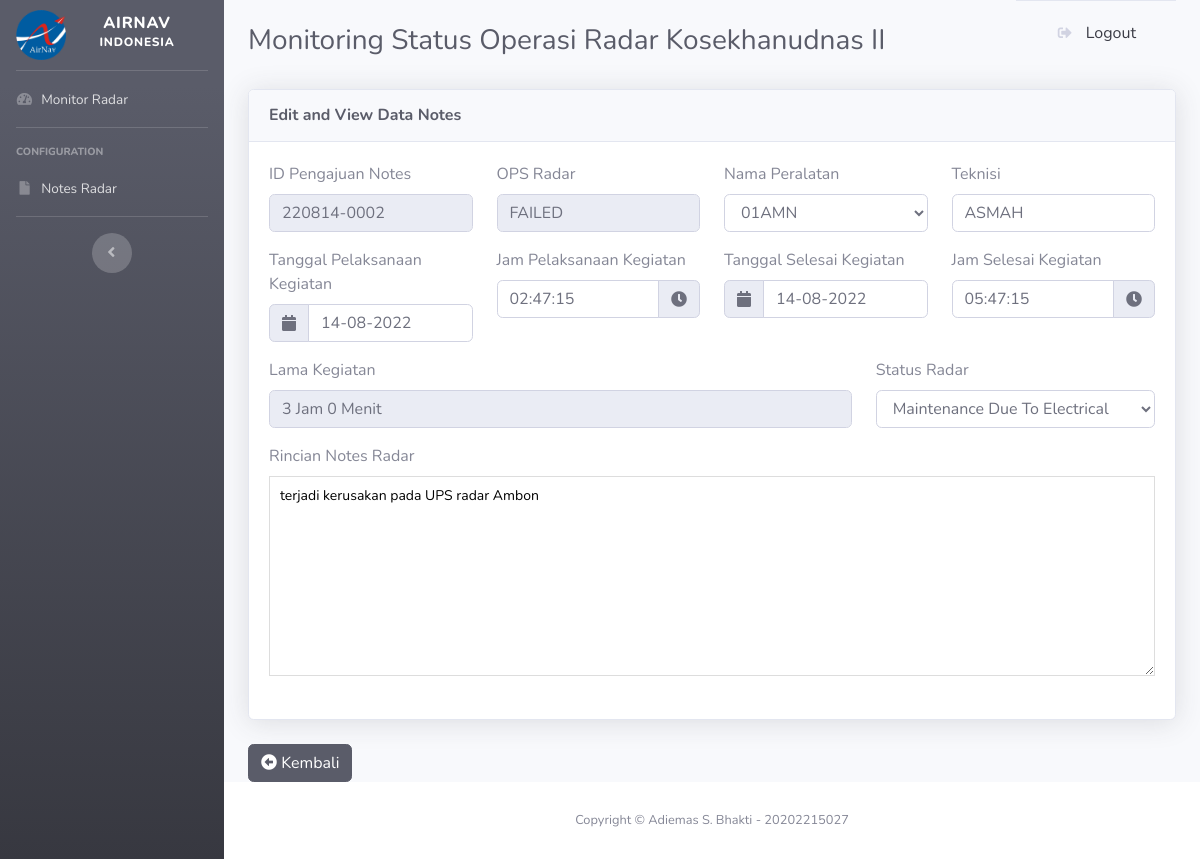
The app's page /user/edit.notes.php?id=220814-0002 (signed in) with its own data.
### tables this page shows
CREATE TABLE `notes` (
  `id` varchar(20) NOT NULL,
  `nama_radar` varchar(50) NOT NULL,
  `tgl_r` varchar(50) NOT NULL,
  `jam_r` varchar(50) NOT NULL,
  `tgl_n` varchar(50) NOT NULL,
  `jam_n` varchar(50) NOT NULL,
  `durasi` varchar(50) NOT NULL,
  `cat` longtext NOT NULL,
  `status` varchar(50) NOT NULL,
  `teknisi` varchar(50) NOT NULL,
  `penyebab` varchar(70) NOT NULL,
  `tanggal` varchar(25) NOT NULL,
  `bul` varchar(25) NOT NULL,
  `tahun` varchar(25) NOT NULL
);

### user/edit.notes.php (the view, shortened to what this page needs)
<!DOCTYPE html>
<html lang="en">
<head>
    <link href="vendor/fontawesome-free/css/all.min.css" rel="stylesheet" type="text/css">
    <link href="css/sb-admin-2.min.css" rel="stylesheet">
    <link href="vendor/datatables/dataTables.bootstrap4.min.css" rel="stylesheet">
    <link rel="stylesheet" href="https://cdn.rawgit.com/openlayers/openlayers.github.io/master/en/v5.3.0/css/ol.css" type="text/css">
		<link href="css/datepicker/datepicker.css" rel="stylesheet"/>
        <link href="css/timepicker/bootstrap-timepicker.min.css" rel="stylesheet"/>
</head>
<body id="page-top">
    <div id="wrapper">
        <ul class="navbar-nav bg-gradient-dark sidebar sidebar-dark accordion" id="accordionSidebar">
            <a class="sidebar-brand d-flex align-items-center justify-content-center" href="admin.php">
                <div class="sidebar-brand-icon">
                    <img src="img/airnav3.png" style="width: 50px;">
                </div>
                <div class="sidebar-brand-text mx-3">Airnav <sup>Indonesia</sup></div>
            </a>
            <hr class="sidebar-divider my-0">
            <li class="nav-item">
                <a class="nav-link" href="managerial.php">
                    <i class="fas fa-fw fa-tachometer-alt"></i>
                    <span>Monitor Radar</span></a>
            </li>
            <hr class="sidebar-divider">
            <div class="sidebar-heading">
                Configuration
            </div>
            <li class="nav-item">
                <a class="nav-link" href="notes_radar.php">
                    <i class="fas fa-fw fa-file"></i>
                    <span>Notes Radar</span></a>
            </li>
            <hr class="sidebar-divider d-none d-md-block">
            <div class="text-center d-none d-md-inline">
                <button class="rounded-circle border-0" id="sidebarToggle"></button>
            </div>
        </ul>
<div id="content-wrapper" class="d-flex flex-column">
    <div id="content">
                <div class="container-fluid">
                <div class="d-sm-flex align-items-center justify-content-between mb-4">
                        <h1 class="h3 mb-0 text-gray-800" style="margin-top: 1rem;">Monitoring Status Operasi Radar Kosekhanudnas II</h1>
                        <div class="modal-footer">
                        <button class="dropdown-item"  data-toggle="modal" data-target="#logoutModal">
                                    <i class="fas fa-sign-out-alt fa-sm fa-fw mr-2 text-gray-400"></i>
                                    Logout
                                </button>
                        </div>
                    </div>
                <?php
                $id = $_GET['id'];
                $qry_logbook=mysql_query("select * from notes where id='$id'");
                $dt_logbook=mysql_fetch_array($qry_logbook);
                $nama_radar=$dt_logbook[1];
                $tgl_r=$dt_logbook[2];
                $jam_r=$dt_logbook[3];
                $tgl_n=$dt_logbook[4];
                $jam_n=$dt_logbook[5];
                $durasi=$dt_logbook[6];
                $cat=$dt_logbook[7];
                $status=$dt_logbook[8];
                $teknisi=$dt_logbook[9];
                $penyebab=$dt_logbook[10];
                ?>
                    <form action="perbarui.notes.php" name="form1" method="post" enctype="multipart/form-data" onmousemove="move(event)">
                        <div class="row">
                            <div class="col-lg-12">
                                <div class="card shadow mb-4">
                                    <div class="card-header py-3">
                                        <h6 class="m-0 font-weight-bold text-dark">Edit and View Data Notes</h6>
                                    </div>
                                    <div class="card-body">
                                        <div class="row">
                                            <div class="col-lg-3">
                                                <div class="form-group">
                                                    <label>ID Pengajuan Notes</label>
                                                    <input type="text" class="form-control" name="id" value="<?php echo $id?>" readonly>
                                                </div>
                                            </div>
                                            <div class="col-lg-3">
                                                <div class="form-group">
                                                    <label>OPS Radar</label>
                                                    <input type="text" class="form-control" name="status" value="<?php echo $status?>" readonly>
                                                </div>
                                            </div>
                                            <div class="col-lg-3">
                                                <div class="form-group">
                                                    <label>Nama Peralatan</label>
                                                        <select name="nama_radar" class="form-control" required>
                                                            <?php
                                                            $query_alat="SELECT * FROM data_radar";
                                                            $sql_alat=mysql_query($query_alat);
                                                            while ($data_alat=mysql_fetch_array($sql_alat)) {
                                                                if ($nama_radar==$data_alat['Name']) {
                                                                $select="selected";
                                                                }else{
                                                                $select="";
                                                                }
                                                                echo "<option $select>".$data_alat['Name']."</option>";
                                                            }
                                                            ?>
                                                        </select>
                                                </div>
                                            </div>
                                            <div class="col-lg-3">
                                                <div class="form-group">
                                                    <label>Teknisi</label>
                                                    <input type="text" class="form-control" name="teknisi" value="<?php echo $teknisi?>" />
                                                </div>
                                            </div>
                                        </div>
                                        <div class="row">
                                            <div class="col-md-3">
                                                <div class="form-group">
                                                    <label id="pp1">Tanggal Pelaksanaan Kegiatan</label>
                                                        <div class="input-group">
                                                            <div class="input-group-prepend">
                                                            <span class="input-group-text" id="basic-addon1"><i class="fa fa-calendar"></i></span>
                                                            </div>
                                                            <input type="text" class="form-control" name="tgl_r" id="dp1" value="<?php echo $tgl_r?>" aria-describedby="basic-addon1"/>
                                                        </div>
                                                </div>
                                            </div>
                                            <div class="col-md-3">
                                                <div class="bootstrap-timepicker">
                                                    <div class="form-group">
                                                        <label id="pp2">Jam Pelaksanaan Kegiatan</label>
                                                            <div class="input-group">
                                                                <input type="text" name="jam_r" class="form-control timepicker" value="<?php echo $jam_r?>" aria-describedby="basic-addon2"/>
                                                                <div class="input-group-append">
                                                                <span class="input-group-text" id="basic-addon2"><i class="fa fa-clock"></i></span>
                                                                </div>
                                                            </div>
                                                    </div>
                                                </div>
                                            </div>
                                            <div class="col-md-3">
                                                <div class="form-group">
                                                    <label id="pp2">Tanggal Selesai Kegiatan</label>
                                                        <div class="input-group">
                                                            <div class="input-group-prepend">
                                                            <span class="input-group-text" id="basic-addon3"><i class="fa fa-calendar"></i></span>
                                                            </div>
                                                            <input type="text" class="form-control" name="tgl_n" id="dp2"  value="<?php echo $tgl_n?>" aria-describedby="basic-addon3"/>
                                                        </div>
                                                </div>
                                            </div>
                                            <div class="col-md-3">
                                                <div class="bootstrap-timepicker">
                                                    <div class="form-group">
                                                        <label id="pp2">Jam Selesai Kegiatan</label>
                                                            <div class="input-group">
                                                                <input type="text" name="jam_n" class="form-control timepicker" value="<?php echo $jam_n?>" aria-describedby="basic-addon4"/>
                                                                <div class="input-group-append">
                                                                <span class="input-group-text" id="basic-addon4"><i class="fa fa-clock"></i></span>
                                                                </div>
                                                            </div>
                                                    </div>
                                                </div>
                                            </div>
                                        </div>
                                        <div class="row">
                                            <div class="col-md-8">
                                                <div class="form-group">
                                                    <label>Lama Kegiatan</label>
                                                    <input type="text" class="form-control" name="durasi" value="<?php echo $durasi?>" placeholder="Klik Untuk Menghitung Selisih Waktu" readonly>
                                                </div>
                                            </div>
                                            <div class="col-md-4">
                                                <div class="form-group">
                                                    <label>Status Radar</label>
                                                    <select class="form-control" name="penyebab" required>
                                                        <option value="Maintenance Due To Electrical" <?php if($penyebab=="Maintenance Due To Electrical"){echo "selected";} ?>>Maintenance Due To Electrical</option>
                                                    </select>
                                                </div>
                                            </div>
                                        </div>
                                        <div class="form-group">
                                            <label>Rincian Notes Radar</label>
                                            <textarea class="textarea" name="cat" style="width: 100%; height: 200px; font-size: 14px; line-height: 18px; border: 1px solid #dddddd; padding: 10px;"><?php echo $cat?></textarea>
                                        </div>
                                    </div>
                                </div>
                                <div class='box box-dark'>
                                    <div class="row">
                                        <div class="col-sm-8">
                                            <a href="notes_radar.php" class="btn btn-dark btn-flat" name="submit"><i class="fa fa-arrow-alt-circle-left"></i> Kembali</a> &nbsp;
                                        </div>
                                    </div>
                                </div>
                            </div>
                        </div>
                    </form>
                </div>
            </div>
           <footer class="sticky-footer bg-white">
                <div class="container my-auto">
                    <div class="copyright text-center my-auto">
                        <span>Copyright &copy; Adiemas S. Bhakti - 20202215027</span>
                    </div>
                </div>
            </footer>
        </div>
    </div>
</body>
</html>

### records on screen
notes: status "FAILED", teknisi "ASMAH", tgl_r "14-08-2022", jam_r "02:47:15", tgl_n "14-08-2022", jam_n "05:47:15", durasi "3 Jam 0 Menit", penyebab "Maintenance Due To Electrical", cat "terjadi kerusakan pada UPS radar Ambon"

### other values on screen
form field nama_radar "01AMN"
